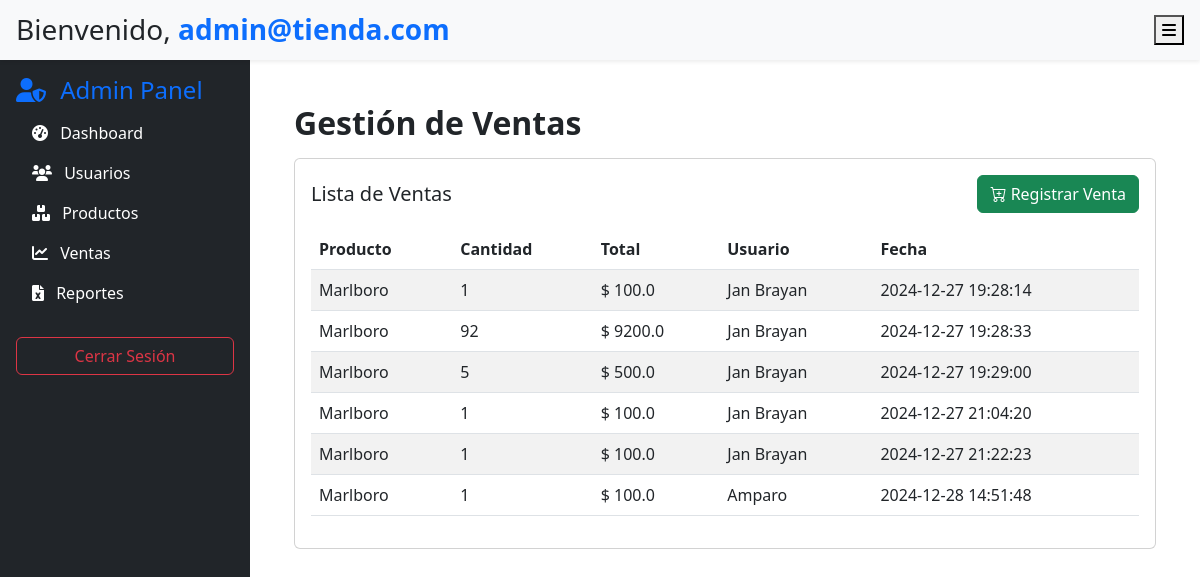
Before: /dashboard/ventas (signed in) with the older database file.
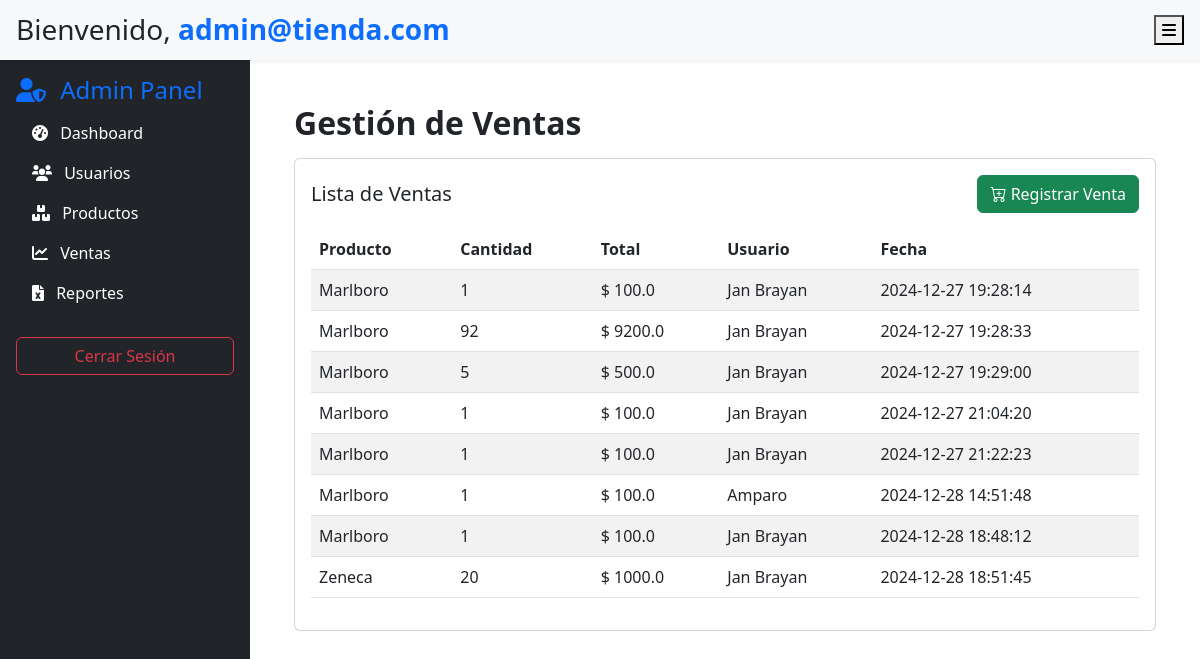
After: the same page with the newer database file.
### app/models.py (models this page shows, shortened)
class Venta(db.Model):
    id = db.Column(db.Integer, primary_key=True)
    cantidad = db.Column(db.Integer, nullable=False)  # Cantidad vendida
    total = db.Column(db.Float, nullable=False)  # Total de la venta
    fecha = db.Column(db.DateTime, default=lambda: datetime.now(TZ))  # Fecha de la venta
    usuario_id = db.Column(db.Integer, db.ForeignKey('usuario.id'), nullable=False)
    producto_id = db.Column(db.Integer, db.ForeignKey('producto.id'), nullable=False)

class Producto(db.Model):
    id = db.Column(db.Integer, primary_key=True)
    nombre = db.Column(db.String(100), nullable=False)  # Nombre del producto
    total_piezas = db.Column(db.Integer, nullable=False)  # Total de piezas registradas
    stock = db.Column(db.Integer, nullable=False)  # Piezas disponibles
    precio = db.Column(db.Float, nullable=False)  # Precio del producto
    ultima_actualizacion = db.Column(db.DateTime, default=lambda: datetime.now(TZ), onupdate=lambda: datetime.now(TZ))  # Última modificación
    ventas = db.relationship('Venta', backref='producto', lazy=True)

class Usuario(UserMixin, db.Model):
    id = db.Column(db.Integer, primary_key=True)
    nombre = db.Column(db.String(100), nullable=False)  # Campo para el nombre
    email = db.Column(db.String(120), unique=True, nullable=False)  # Correo único
    password_hash = db.Column(db.String(128), nullable=False)  # Contraseña cifrada
    es_admin = db.Column(db.Boolean, default=False)  # Indicador de rol de administrador
    created_at = db.Column(db.DateTime, default=lambda: datetime.now(TZ))  # Fecha de creación
    updated_at = db.Column(db.DateTime, default=lambda: datetime.now(TZ), onupdate=lambda: datetime.now(TZ))  # Última modificación
    ventas = db.relationship('Venta', backref='usuario', lazy=True)

### app/dashboard/routes.py (the view)
@dashboard.route('/ventas')
@login_required
def ventas():
    ventas_alertas = session.pop('ventas_alertas', [])
    if current_user.es_admin:
        ventas = Venta.query.all()
    else:
        ventas = Venta.query.filter_by(usuario_id=current_user.id).all()
    productos = Producto.query.all()
    return render_template('dashboard/ventas.html',
                           user=current_user,
                           ventas=ventas,
                           productos=productos,
                           ventas_alertas=ventas_alertas)

### app/templates/dashboard/ventas.html (shortened to what this page needs)
{% extends "dashboard/base_dashboard.html" %}
{% block content %}
<h2 class="fw-bold">Gestión de Ventas</h2>
<div class="card mt-3">
    <div class="card-body">
        <h5 class="card-title d-flex justify-content-between align-items-center">
            <span>Lista de Ventas</span>
            <button class="btn btn-success" data-bs-toggle="modal" data-bs-target="#registrarVentaModal">
                <i class="bi bi-cart-plus"></i> Registrar Venta
            </button>
        </h5>
        <table class="table table-striped table-hover mt-3">
            <thead>
                <tr>
                    <th>Producto</th>
                    <th>Cantidad</th>
                    <th>Total</th>
                    <th>Usuario</th>
                    <th>Fecha</th>
                </tr>
            </thead>
            <tbody>
                {% for venta in ventas %}
                <tr>
                    <td>{{ venta.producto.nombre }}</td>
                    <td>{{ venta.cantidad }}</td>
                    <td>$ {{ venta.total | round(2) }}</td>
                    <td>{{ venta.usuario.nombre }}</td>
                    <td>{{ venta.fecha.strftime('%Y-%m-%d %H:%M:%S') }}</td>
                </tr>
                {% else %}
                <tr>
                    <td colspan="6" class="text-center">No hay ventas registradas</td>
                </tr>
                {% endfor %}
            </tbody>
        </table>
    </div>
</div>
{% endblock %}

Changed rows visible on the page:
added Venta: producto.nombre "Marlboro", cantidad "1", total "100.0", usuario.nombre "Jan Brayan", fecha "2024-12-28 18:48:12"
added Venta: producto.nombre "Zeneca", cantidad "20", total "1000.0", usuario.nombre "Jan Brayan", fecha "2024-12-28 18:51:45"
